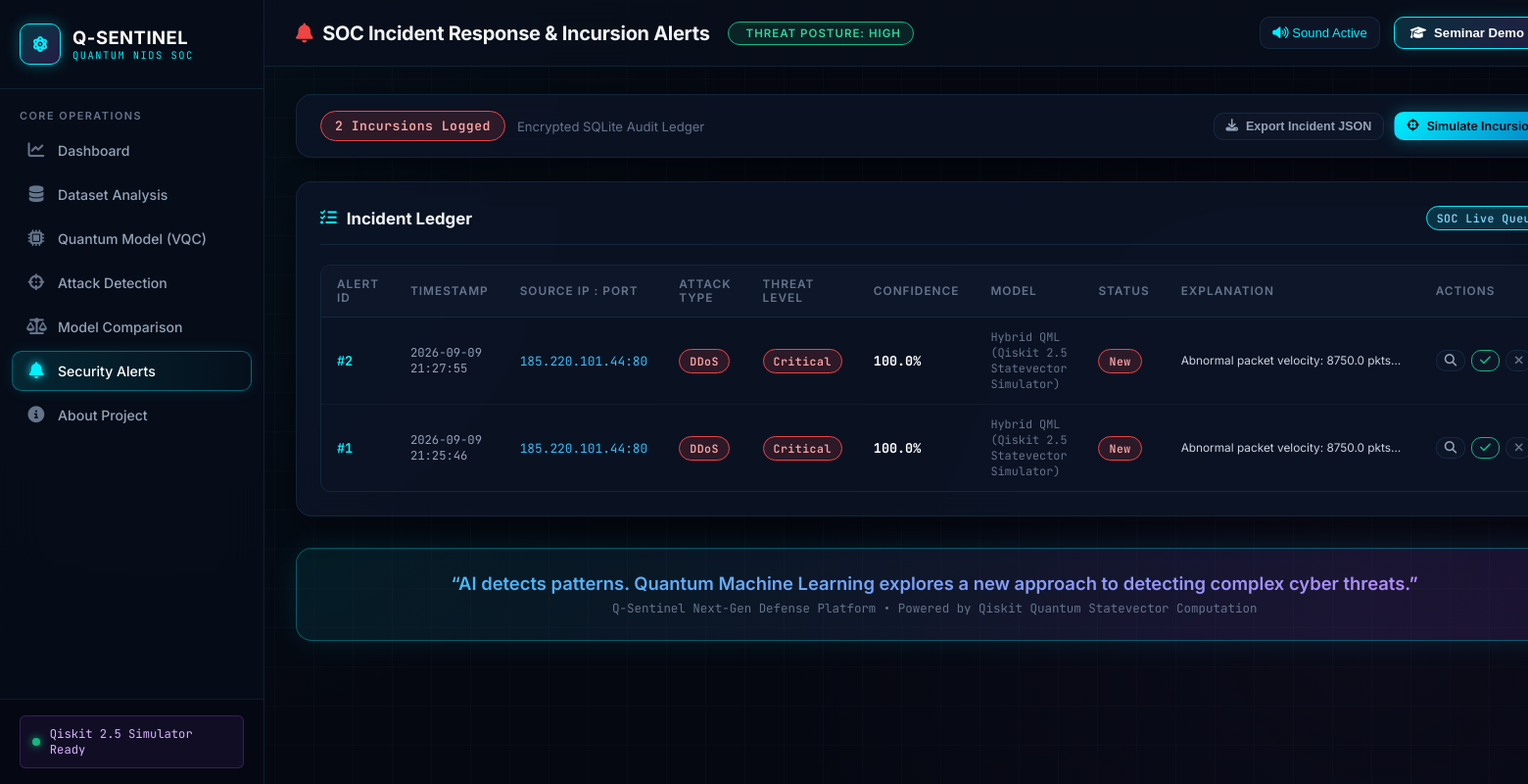
Screenshot of /alerts with the database file from the repository.
### tables this page shows
CREATE TABLE alerts (
            id INTEGER PRIMARY KEY AUTOINCREMENT,
            timestamp TEXT NOT NULL,
            source_ip TEXT DEFAULT '192.168.1.105',
            destination_port INTEGER DEFAULT 80,
            attack_type TEXT NOT NULL,
            threat_level TEXT NOT NULL,
            confidence REAL NOT NULL,
            model_type TEXT NOT NULL,
            status TEXT DEFAULT 'New',
            explanation TEXT DEFAULT '',
            feature_summary TEXT DEFAULT ''
        );

### app.py (the view)
@app.route('/alerts')
def alerts_page():
    summary = preprocessor.get_summary() if preprocessor.raw_df is not None else {}
    alerts = get_alerts(limit=100)
    return render_template('alerts.html', summary=summary, alerts=alerts, active_page='alerts')

### app.py (called while the page is built)
@app.context_processor
def inject_global_summary():
    summary = preprocessor.get_summary() if preprocessor.raw_df is not None else {}
    return dict(summary=summary)

### database/db.py (called while the page is built)
def get_db():
    conn = sqlite3.connect(DB_PATH)
    conn.row_factory = sqlite3.Row
    return conn

def get_alerts(limit=50, status=None):
    conn = get_db()
    cursor = conn.cursor()
    if status:
        cursor.execute("SELECT * FROM alerts WHERE status = ? ORDER BY id DESC LIMIT ?", (status, limit))
    else:
        cursor.execute("SELECT * FROM alerts ORDER BY id DESC LIMIT ?", (limit,))
    rows = cursor.fetchall()
    alerts = [dict(r) for r in rows]
    conn.close()
    return alerts

### templates/alerts.html (shortened to what this page needs)
{% extends 'base.html' %}
{% block page_title %}<i class="fas fa-bell" style="color: var(--crimson-core);"></i> SOC Incident Response & Incursion Alerts{% endblock %}
{% block content %}
<div class="soc-panel" style="padding: 16px 24px; margin-bottom: 24px;">
  <div style="display: flex; align-items: center; justify-content: space-between; flex-wrap: wrap; gap: 16px;">
    <div style="display: flex; align-items: center; gap: 12px;">
      <span class="badge badge-crimson" style="font-size: 0.82rem; padding: 6px 14px;">
        {{ alerts | length }} Incursions Logged
      </span>
      <span style="font-size: 0.82rem; color: var(--text-muted);">
        Encrypted SQLite Audit Ledger
      </span>
    </div>
    <div style="display: flex; align-items: center; gap: 10px;">
      <button class="btn btn-outline btn-sm" onclick="exportAlertsJson()">
        <i class="fas fa-download"></i> Export Incident JSON
      </button>
      <a href="/detection" class="btn btn-primary btn-sm">
        <i class="fas fa-crosshairs"></i> Simulate Incursion
      </a>
    </div>
  </div>
</div>
<div class="soc-panel">
  <div class="panel-header">
    <div class="panel-title">
      <i class="fas fa-list-check" style="color: var(--cyan-core);"></i>
      <span>Incident Ledger</span>
    </div>
    <span class="badge badge-cyan">SOC Live Queue</span>
  </div>
  {% if alerts %}
  <div class="soc-table-wrapper">
    <table class="soc-table">
      <thead>
        <tr>
          <th>Alert ID</th>
          <th>Timestamp</th>
          <th>Source IP : Port</th>
          <th>Attack Type</th>
          <th>Threat Level</th>
          <th>Confidence</th>
          <th>Model</th>
          <th>Status</th>
          <th>Explanation</th>
          <th>Actions</th>
        </tr>
      </thead>
      <tbody>
        {% for alert in alerts %}
        <tr>
          <td style="font-family: var(--font-mono); font-weight: 700; color: var(--cyan-core);">#{{ alert.id }}</td>
          <td style="font-family: var(--font-mono); font-size: 0.76rem;">{{ alert.timestamp }}</td>
          <td style="font-family: var(--font-mono); color: #38bdf8; font-size: 0.8rem;">
            {{ alert.source_ip }}:{{ alert.destination_port }}
          </td>
          <td>
            <span class="badge {% if alert.attack_type == 'DDoS' %}badge-crimson{% elif alert.attack_type == 'Port Scan' %}badge-amber{% elif alert.attack_type == 'Brute Force' %}badge-violet{% else %}badge-cyan{% endif %}">
              {{ alert.attack_type }}
            </span>
          </td>
          <td>
            <span class="badge {% if alert.threat_level == 'Critical' %}badge-crimson{% elif alert.threat_level == 'High' %}badge-amber{% else %}badge-emerald{% endif %}">
              {{ alert.threat_level }}
            </span>
          </td>
          <td style="font-family: var(--font-mono); font-weight: 700; color: #ffffff;">
            {{ (alert.confidence * 100) | round(1) }}%
          </td>
          <td style="font-size: 0.74rem; color: var(--text-muted); font-family: var(--font-mono);">
            {{ alert.model_type }}
          </td>
          <td>
            <span id="alert-status-{{ alert.id }}" class="badge {% if alert.status == 'Resolved' %}badge-emerald{% elif alert.status == 'Investigating' %}badge-amber{% else %}badge-crimson{% endif %}">
              {{ alert.status }}
            </span>
          </td>
          <td style="font-size: 0.74rem; color: #cbd5e1; max-width: 260px; overflow: hidden; text-overflow: ellipsis; white-space: nowrap;" title="{{ alert.explanation }}">
            {{ alert.explanation or 'Anomalous traffic signature' }}
          </td>
          <td>
            <div style="display: flex; gap: 6px;">
              <button class="btn btn-outline btn-sm" style="padding: 4px 8px;" title="Mark Investigating" onclick="resolveAlert({{ alert.id }}, 'Investigating')">
                <i class="fas fa-magnifying-glass"></i>
              </button>
              <button class="btn btn-outline btn-sm" style="padding: 4px 8px; color: var(--emerald-core); border-color: var(--emerald-core);" title="Mark Resolved" onclick="resolveAlert({{ alert.id }}, 'Resolved')">
                <i class="fas fa-check"></i>
              </button>
              <button class="btn btn-outline btn-sm" style="padding: 4px 8px; color: var(--text-muted);" title="Dismiss" onclick="resolveAlert({{ alert.id }}, 'Dismissed')">
                <i class="fas fa-xmark"></i>
              </button>
            </div>
          </td>
        </tr>
        {% endfor %}
      </tbody>
    </table>
  </div>
  {% endif %}
</div>
{% endblock %}

### static/css/soc-theme.css (style rules this page uses)
:root { --bg-space: #050811; --bg-surface: #0a101f; --bg-card: rgba(13, 22, 41, 0.75); --bg-card-hover: rgba(19, 32, 59, 0.85); --bg-input: rgba(8, 14, 28, 0.9); --border-subtle: rgba(56, 189, 248, 0.12); --border-glow: rgba(0, 240, 255, 0.35); --border-danger: rgba(239, 68, 68, 0.4); --cyan-core: #00f0ff; --cyan-glow: rgba(0, 240, 255, 0.25); --violet-core: #a855f7; --emerald-core: #10b981; --emerald-glow: rgba(16, 185, 129, 0.25); --crimson-core: #ef4444; --crimson-glow: rgba(239, 68, 68, 0.3); --amber-core: #f59e0b; --amber-glow: rgba(245, 158, 11, 0.25); --blue-core: #3b82f6; --text-primary: #f1f5f9; --text-secondary: #94a3b8; --text-muted: #64748b; --font-main: 'Inter', -apple-system, BlinkMacSystemFont, sans-serif; --font-mono: 'JetBrains Mono', monospace; --radius-sm: 6px; --radius-md: 10px; --radius-lg: 16px; --radius-xl: 24px; --shadow-card: 0 8px 32px 0 rgba(0, 0, 0, 0.45); --shadow-glow: 0 0 24px rgba(0, 240, 255, 0.18); --shadow-danger-glow: 0 0 30px rgba(239, 68, 68, 0.35); }
* { box-sizing: border-box; margin: 0; padding: 0; }
body { background-color: var(--bg-space); color: var(--text-primary); font-family: var(--font-main); min-height: 100vh; display: flex; overflow-x: hidden; background-image: radial-gradient(circle at 10% 20%, rgba(0, 240, 255, 0.03) 0%, transparent 40%), radial-gradient(circle at 90% 80%, rgba(168, 85, 247, 0.04) 0%, transparent 40%), linear-gradient(rgba(255, 255, 255, 0.015) 1px, transparent 1px), linear-gradient(90deg, rgba(255, 255, 255, 0.015) 1px, transparent 1px); background-size: 100% 100%, 100% 100%, 40px 40px, 40px 40px; }
.soc-panel { background: var(--bg-card); backdrop-filter: blur(12px); border: 1px solid var(--border-subtle); border-radius: var(--radius-lg); padding: 24px; box-shadow: var(--shadow-card); margin-bottom: 24px; position: relative; }
.panel-header { display: flex; align-items: center; justify-content: space-between; margin-bottom: 20px; padding-bottom: 14px; border-bottom: 1px solid var(--border-subtle); }
.panel-title { font-size: 1.05rem; font-weight: 700; display: flex; align-items: center; gap: 10px; }
.soc-table-wrapper { overflow-x: auto; border-radius: var(--radius-md); border: 1px solid var(--border-subtle); }
.soc-table { width: 100%; border-collapse: collapse; font-size: 0.84rem; text-align: left; }
.soc-table th { background: rgba(15, 23, 42, 0.95); padding: 12px 16px; font-size: 0.74rem; text-transform: uppercase; letter-spacing: 1px; color: var(--text-muted); font-weight: 600; border-bottom: 1px solid var(--border-subtle); }
.soc-table td { padding: 12px 16px; border-bottom: 1px solid rgba(255, 255, 255, 0.04); color: var(--text-secondary); }
.soc-table tr:last-child td { border-bottom: none; }
.badge { display: inline-flex; align-items: center; gap: 6px; padding: 4px 10px; border-radius: 20px; font-size: 0.72rem; font-weight: 600; letter-spacing: 0.5px; font-family: var(--font-mono); }
.badge-crimson { background: rgba(239, 68, 68, 0.15); border: 1px solid var(--crimson-core); color: #fca5a5; }
.badge-cyan { background: rgba(0, 240, 255, 0.15); border: 1px solid var(--cyan-core); color: #7dd3fc; }
.btn { display: inline-flex; align-items: center; justify-content: center; gap: 8px; padding: 10px 18px; border-radius: var(--radius-md); font-size: 0.85rem; font-weight: 600; cursor: pointer; transition: all 0.2s cubic-bezier(0.4, 0, 0.2, 1); text-decoration: none; border: 1px solid transparent; }
.btn-primary { background: linear-gradient(135deg, #00f0ff, #0284c7); color: #050811; box-shadow: 0 0 16px rgba(0, 240, 255, 0.3); }
.btn-outline { background: rgba(15, 23, 42, 0.8); border: 1px solid var(--border-subtle); color: var(--text-secondary); }
.btn-sm { padding: 6px 12px; font-size: 0.78rem; }

### rows the page displays
alerts: id "2", timestamp "2026-09-09 21:27:55", source_ip "185.220.101.44", destination_port "80", attack_type "DDoS", threat_level "Critical", (alert.confidence*100)|round(1) "100.0", model_type "Hybrid QML (Qiskit 2.5 Statevector Simulator)", status "New", explanation "Abnormal packet velocity: 8750.0 pkts…"
alerts: id "1", timestamp "2026-09-09 21:25:46", source_ip "185.220.101.44", destination_port "80", attack_type "DDoS", threat_level "Critical", (alert.confidence*100)|round(1) "100.0", model_type "Hybrid QML (Qiskit 2.5 Statevector Simulator)", status "New", explanation "Abnormal packet velocity: 8750.0 pkts…"

### other values shown
{{ summary.get('threat_level', 'Nominal') if summary else 'Nominal' }} "HIGH"
{{ alerts | length }} "2"
